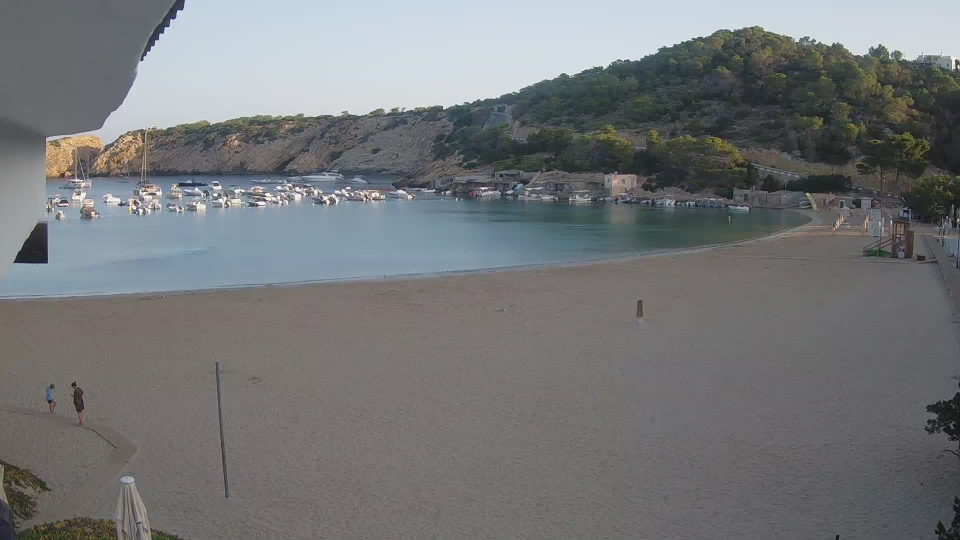
#> input picture images/1660284000.jpg, 1920 x 1080 px (shown at 1/2 size); its folder holds only this picture in this run
$ python detector_final.py
#> lines starting #> are read from the running program, lines starting #| are printed output that depends on the picture; after the words box and inside, x2 and y2 are one past the last pixel; in counts of white or black regions, pixels touching at a corner belong together
import cv2
import numpy as np
import pandas as pd
import matplotlib.pyplot as plt
import os
import json
import sys
from pathlib import Path
import argparse


def adjust_gamma(image, gamma=0.4):
    img = image.astype(np.float32) / 255.0
    img = np.power(img, gamma)
    return np.clip(img * 255.0, 0, 255).astype(np.uint8)


def get_blob_params_level(level):
    """
    Get blob detection parameters by accuracy level.

    Level 1:  Ultra loose  - catches everything, many false positives
    Level 5:  Balanced     - good trade-off between recall and precision
    Level 10: Ultra strict - high precision, may miss some people

    PARAMETER EXPLANATIONS:
    =======================

    min_area (pixels²):
        Minimum blob size to consider. People in beach images typically occupy
        300-5000 pixels depending on distance from camera. Lower values catch
        distant people but also noise; higher values miss distant/small people.

    max_area (pixels²):
        Maximum blob size. Prevents detecting large regions like umbrellas,
        beach towels, or merged groups as single entities. People rarely
        exceed 15000-20000 pixels unless very close to camera.

    min_circularity (0-1):
        Measures how close to a perfect circle: 4π × Area / Perimeter²
        - Circle = 1.0
        - Square ≈ 0.785
        - Human silhouette ≈ 0.2-0.5
        Low values accept elongated shapes (standing people, shadows).
        High values reject irregular shapes but may miss seated/lying people.

    min_convexity (0-1):
        Ratio of blob area to its convex hull area.
        - Solid shape = 1.0
        - Shape with indentations < 1.0
        People with arms out or partial occlusion have lower convexity (~0.4-0.7).
        Low values accept fragmented detections; high values require solid blobs.

    min_inertia (0-1):
        Measures elongation (ratio of minor to major axis).
        - Circle = 1.0
        - Line = 0.0
        Standing people are elongated (~0.1-0.3), sitting people rounder (~0.4-0.6).
        Low values accept standing silhouettes; high values prefer compact shapes.
    """

    blob_params = {
        # Level 1 - Ultra Loose
        # Use case: Initial exploration, ensure nothing is missed
        # Trade-off: Many false positives (rocks, debris, shadows)
        1: {
            'min_area': 30,
            'max_area': 60000,
            'min_circularity': 0.02,
            'min_convexity': 0.15,
            'min_inertia': 0.005
        },

        # Level 2 - Very Loose
        # Use case: Crowded scenes where people overlap significantly
        # Trade-off: Still catches noise, but filters extreme outliers
        2: {
            'min_area': 80,
            'max_area': 50000,
            'min_circularity': 0.05,
            'min_convexity': 0.20,
            'min_inertia': 0.01
        },

        # Level 3 - Loose
        # Use case: Distant crowds, small people in frame
        # Trade-off: Good recall for distant people, some false positives
        3: {
            'min_area': 150,
            'max_area': 40000,
            'min_circularity': 0.08,
            'min_convexity': 0.28,
            'min_inertia': 0.02
        },

        # Level 4 - Moderately Loose
        # Use case: Mixed distances, some occlusion expected
        # Trade-off: Balances distant detection with noise reduction
        4: {
            'min_area': 220,
            'max_area': 32000,
            'min_circularity': 0.12,
            'min_convexity': 0.35,
            'min_inertia': 0.035
        },

        # Level 5 - Balanced (DEFAULT)
        # Use case: General purpose, typical beach scenes
        # Trade-off: Best overall accuracy for most scenarios
        5: {
            'min_area': 300,
            'max_area': 25000,
            'min_circularity': 0.15,
            'min_convexity': 0.42,
            'min_inertia': 0.05
        },

        # Level 6 - Moderately Strict
        # Use case: Cleaner images, less noise in background
        # Trade-off: May miss some distant or partially occluded people
        6: {
            'min_area': 380,
            'max_area': 20000,
            'min_circularity': 0.20,
            'min_convexity': 0.48,
            'min_inertia': 0.07
        },

        # Level 7 - Strict
        # Use case: Close-up scenes, clear visibility
        # Trade-off: Good precision, misses distant/small people
        7: {
            'min_area': 450,
            'max_area': 17000,
            'min_circularity': 0.25,
            'min_convexity': 0.55,
            'min_inertia': 0.09
        },

        # Level 8 - Very Strict
        # Use case: High-quality images, minimal occlusion
        # Trade-off: High precision, lower recall
        8: {
            'min_area': 520,
            'max_area': 14000,
            'min_circularity': 0.30,
            'min_convexity': 0.62,
            'min_inertia': 0.11
        },

        # Level 9 - Extra Strict
        # Use case: When false positives are costly
        # Trade-off: Very few false positives, misses many true positives
        9: {
            'min_area': 600,
            'max_area': 12000,
            'min_circularity': 0.38,
            'min_convexity': 0.70,
            'min_inertia': 0.14
        },

        # Level 10 - Ultra Strict
        # Use case: Only detect very clear, well-defined people
        # Trade-off: Minimal false positives, significant missed detections
        10: {
            'min_area': 700,
            'max_area': 10000,
            'min_circularity': 0.45,
            'min_convexity': 0.78,
            'min_inertia': 0.18
        }
    }

    return blob_params.get(level, blob_params[5])


# [34 lines left out: functions get_level_name, print_blob_params_table, not called in this run]


class BeachCrowdCounter:

    def __init__(self, images_dir='images', annotations_path='coordinates.csv',
                 output_dir='outputs', params=None, level='balanced'):
        self.images_dir = images_dir
        self.annotations_path = annotations_path
        self.output_dir = output_dir

        # Load parameters
        if params is None:
            self.params = self.default_params(level)
        else:
            self.params = params

        os.makedirs(output_dir, exist_ok=True)
        self.annotations = self._load_annotations()

    def default_params(self, accuracy_level=3):
        """Default parameters with configurable blob accuracy level"""

        blob = get_blob_params_level(accuracy_level)

        return {
            'clahe_clip': 2.0,
            'gamma': 0.4,
            'gaussian_size': 5,
            'top_mask_percent': 0.45,
            'hsv_s_max': 50,
            'hsv_v_min': 100,
            'morph_size': 5,
            'adaptive_block_size': 11,
            'adaptive_c': 2,

            # Blob detection (from selected level)
            **blob
        }

    def _load_annotations(self):
        if not os.path.exists(self.annotations_path):
            print(f"Warning: Annotations file not found", file=sys.stderr)
            return pd.DataFrame()

        df = pd.read_csv(self.annotations_path, sep=';')
        return df

    def get_image_annotations(self, image_name):
        if self.annotations.empty:
            return np.array([])

        img_annotations = self.annotations[self.annotations['file'] == image_name]
        return img_annotations[['x', 'y']].values if len(img_annotations) > 0 else np.array([])

    def create_spatial_mask(self, image_shape):
        h, w = image_shape[:2]
        mask = np.ones((h, w), dtype=np.uint8) * 255
        exclude_h = int(h * self.params['top_mask_percent'])
        mask[:exclude_h, :] = 0
        return mask

    def preprocess_image(self, image):
        lab = cv2.cvtColor(image, cv2.COLOR_BGR2LAB)
        l, a, b = cv2.split(lab)

        clahe = cv2.createCLAHE(clipLimit=float(self.params['clahe_clip']),
                                tileGridSize=(8, 8))
        l_clahe = clahe.apply(l)

        lab_clahe = cv2.merge([l_clahe, a, b])
        enhanced = cv2.cvtColor(lab_clahe, cv2.COLOR_LAB2BGR)
        enhanced = adjust_gamma(enhanced, gamma=float(self.params['gamma']))

        blur_size = int(self.params['gaussian_size'])
        if blur_size % 2 == 0:
            blur_size += 1
        blurred = cv2.GaussianBlur(enhanced, (blur_size, blur_size), 0)

        mask = self.create_spatial_mask(image.shape)
        masked = blurred.copy()
        masked[mask == 0] = 0

        return masked, mask

    def blob_detection(self, image):
        hsv = cv2.cvtColor(image, cv2.COLOR_BGR2HSV)

        lower_sand = np.array([0, 0, int(self.params['hsv_v_min'])])
        upper_sand = np.array([180, int(self.params['hsv_s_max']), 255])
        sand_mask = cv2.inRange(hsv, lower_sand, upper_sand)
        non_sand_mask = cv2.bitwise_not(sand_mask)

        morph_size = int(self.params['morph_size'])
        kernel = cv2.getStructuringElement(cv2.MORPH_ELLIPSE, (morph_size, morph_size))
        non_sand_mask = cv2.morphologyEx(non_sand_mask, cv2.MORPH_OPEN, kernel)
        non_sand_mask = cv2.morphologyEx(non_sand_mask, cv2.MORPH_CLOSE, kernel)

        filtered = cv2.bitwise_and(image, image, mask=non_sand_mask)
        gray = cv2.cvtColor(filtered, cv2.COLOR_BGR2GRAY)

        block_size = int(self.params['adaptive_block_size'])
        if block_size % 2 == 0:
            block_size += 1
        thresh = cv2.adaptiveThreshold(gray, 255, cv2.ADAPTIVE_THRESH_GAUSSIAN_C,
                                       cv2.THRESH_BINARY, block_size,
                                       int(self.params['adaptive_c']))

        params = cv2.SimpleBlobDetector_Params()
        params.filterByArea = True
        params.minArea = int(self.params['min_area'])
        params.maxArea = int(self.params['max_area'])
        params.filterByCircularity = True
        params.minCircularity = float(self.params['min_circularity'])
        params.filterByConvexity = True
        params.minConvexity = float(self.params['min_convexity'])
        params.filterByInertia = True
        params.minInertiaRatio = float(self.params['min_inertia'])
        params.filterByColor = False

        detector = cv2.SimpleBlobDetector_create(params)
        keypoints = detector.detect(thresh)
        points = np.array([[kp.pt[0], kp.pt[1]] for kp in keypoints])

        return points, len(keypoints)

    # [55 lines left out: function visualize_results, not called in this run]

    def process_single_image(self, image_name, visualize=False):
        image_path = os.path.join(self.images_dir, image_name)
        if not os.path.exists(image_path):
            return None

        image = cv2.imread(image_path)
        if image is None:
            return None

        ground_truth = self.get_image_annotations(image_name)
        gt_count = len(ground_truth)

        preprocessed, mask = self.preprocess_image(image)
        detected_points, detected_count = self.blob_detection(preprocessed)

        if visualize:
            output_path = os.path.join(self.output_dir,
                                       f"{Path(image_name).stem}_result.png")
            self.visualize_results(image, preprocessed, mask, ground_truth,
                                   detected_points, output_path, image_name,
                                   gt_count, detected_count)

        mae = abs(detected_count - gt_count)
        return {
            'image': image_name,
            'ground_truth': gt_count,
            'detected': detected_count,
            'mae': mae,
            'error_percent': (mae / gt_count * 100) if gt_count > 0 else 0,
            'image_size': f"{image.shape[1]}x{image.shape[0]}"
        }

    def process_all_images(self, visualize_all=True, verbose=True):
        image_files = [f for f in os.listdir(self.images_dir)
                       if f.lower().endswith(('.jpg', '.jpeg', '.png'))]

        if not image_files:
            if verbose:
                print(f"No images found in {self.images_dir}", file=sys.stderr)
            return None

        image_files.sort()
        if verbose:
            print(f"\nProcessing {len(image_files)} images...")

        all_results = []
        for i, image_name in enumerate(image_files):
            if verbose:
                print(f"[{i + 1}/{len(image_files)}] {image_name}")
            result = self.process_single_image(image_name, visualize=visualize_all)
            if result:
                all_results.append(result)
                if verbose:
                    print(f"  GT: {result['ground_truth']} | Detected: {result['detected']} | MAE: {result['mae']}")

        results_df = pd.DataFrame(all_results)

        results_csv_path = os.path.join(self.output_dir, 'results.csv')
        results_df.to_csv(results_csv_path, index=False)

        mean_mae = results_df['mae'].mean()
        std_mae = results_df['mae'].std()
        mean_error_pct = results_df['error_percent'].mean()

        summary_stats = {
            'total_images': len(results_df),
            'mean_mae': float(mean_mae),
            'std_mae': float(std_mae),
            'mean_error_percent': float(mean_error_pct),
            'total_ground_truth': int(results_df['ground_truth'].sum()),
            'total_detected': int(results_df['detected'].sum()),
            'parameters': self.params
        }

        summary_path = os.path.join(self.output_dir, 'summary.json')
        with open(summary_path, 'w') as f:
            json.dump(summary_stats, f, indent=2)

        if verbose:
            print("\n" + "=" * 70)
            print("RESULTS SUMMARY")
            print("=" * 70)
            print(f"Mean Absolute Error: {mean_mae:.2f} ± {std_mae:.2f}")
            print(f"Mean Error Percentage: {mean_error_pct:.1f}%")
            print(f"Total People (GT): {summary_stats['total_ground_truth']}")
            print(f"Total Detected: {summary_stats['total_detected']}")
            print("=" * 70)

        if visualize_all:
            self.plot_results(results_df)

        return results_df

    # [30 lines left out: function plot_results, not called in this run]


def parse_args():
    parser = argparse.ArgumentParser(
        description='Beach Crowd Counter - Detect and count people in beach images',
        formatter_class=argparse.RawDescriptionHelpFormatter,
        epilog='''
Examples:
  python main.py                              # Run with balanced (default) params
  python main.py --level 8                   # Run with very strict detection
  python main.py --level 2 -v                # Very loose detection + visualization
  python main.py params.json                 # Load params from JSON file
  python main.py params.json --level 7       # JSON params override level

Levels:
  1  = Ultra loose       (max recall, many false positives)
  2  = Very loose
  3  = Loose
  4  = Moderately loose
  5  = Balanced (default)
  6  = Moderately strict
  7  = Strict
  8  = Very strict
  9  = Extra strict
  10 = Ultra strict      (max precision, fewer detections)
        '''
    )

    parser.add_argument(
        'params_file',
        nargs='?',
        default=None,
        help='JSON file with optimized parameters (optional)'
    )

    parser.add_argument(
        '-l', '--level',
        type=int,
        choices=range(1, 11),
        default=5,
        metavar='1-10',
        help='Detection accuracy level 1-10 (default: 5)'
    )

    parser.add_argument(
        '-v', '--visualize',
        action='store_true',
        help='Show visualization for each processed image'
    )

    parser.add_argument(
        '-q', '--quiet',
        action='store_true',
        help='Suppress verbose output'
    )

    parser.add_argument(
        '-i', '--images-dir',
        default='images',
        help='Directory containing input images (default: images)'
    )

    parser.add_argument(
        '-a', '--annotations',
        default='coordinates.csv',
        help='Path to annotations CSV file (default: coordinates.csv)'
    )

    parser.add_argument(
        '-o', '--output-dir',
        default='outputs',
        help='Directory for output files (default: outputs)'
    )

    return parser.parse_args()


def main():
    args = parse_args()

    # Determine parameters source
    params = None

    if args.params_file and args.params_file.endswith('.json'):
        # Load parameters from JSON file
        with open(args.params_file, 'r') as f:
            params = json.load(f)['best_params']
        print(f"Loaded parameters from {args.params_file}")
        print(f"Parameters: {params}")
    else:
        # Use level-based parameters
        level_names = {
            1: 'ultra loose',
            2: 'very loose',
            3: 'loose',
            4: 'moderately loose',
            5: 'balanced',
            6: 'moderately strict',
            7: 'strict',
            8: 'very strict',
            9: 'extra strict',
            10: 'ultra strict'
        }
        print(f"Using detection level: {args.level} ({level_names[args.level]})")

    # Create counter instance
    counter = BeachCrowdCounter(
        images_dir=args.images_dir,
        annotations_path=args.annotations,
        output_dir=args.output_dir,
        params=params,
        level=args.level
    )
#> (reads coordinates.csv from the repository)

    # Process images
    counter.process_all_images(
        visualize_all=args.visualize,
        verbose=not args.quiet
    )
#> in process_single_image, image is the input picture: shape (1080, 1920, 3); mean B, G, R 119.8, 118.3, 116.1
#> in preprocess_image, `l, a, b = cv2.split(lab)`:
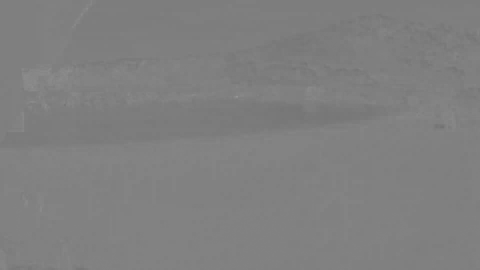
#> a: shape (1080, 1920) (shown at 1/4 size); min 113, max 159, mean 127.6
#> in preprocess_image, `enhanced = cv2.cvtColor(lab_clahe, cv2.COLOR_LAB2BGR)`:
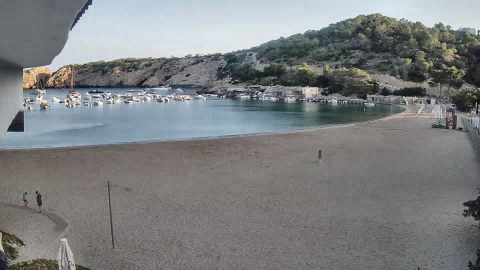
#> enhanced: shape (1080, 1920, 3) (shown at 1/4 size); mean B, G, R 128.3, 126.9, 124.5
#> in adjust_gamma, `img = np.power(img, gamma)`:
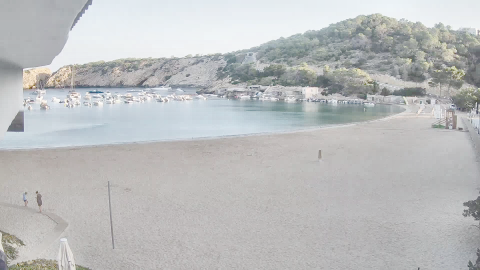
#> img: shape (1080, 1920, 3) float32 (shown at 1/4 size); mean B, G, R 0.75, 0.747, 0.74
#> in preprocess_image, `masked[mask == 0] = 0`:
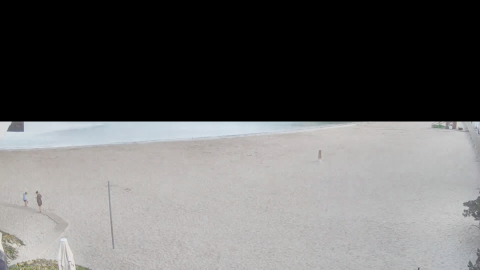
#> masked: shape (1080, 1920, 3) (shown at 1/4 size); mean B, G, R 102.2, 102.3, 102.8
#> in process_single_image, `preprocessed, mask = self.preprocess_image(image)`:
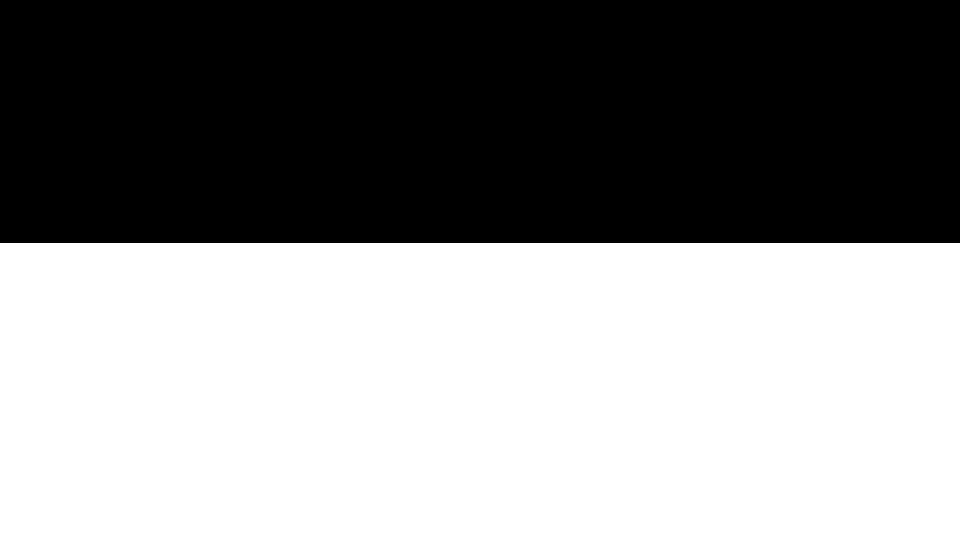
#> mask: shape (1080, 1920) (shown at 1/2 size); 55% white; 1 black region, box (x1, y1, x2, y2) and area: (0, 0, 1920, 486) 933120
#> in blob_detection, `filtered = cv2.bitwise_and(image, image, mask=non_sand_mask)`:
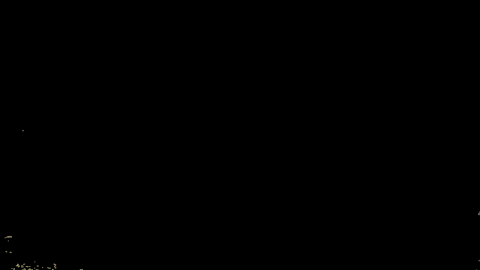
#> filtered: shape (1080, 1920, 3) (shown at 1/4 size); mean B, G, R 0.1, 0.1, 0.1
#> in blob_detection, `thresh = cv2.adaptiveThreshold(gray, 255, cv2.ADAPTIVE_THRESH_GAUSSIAN..`:
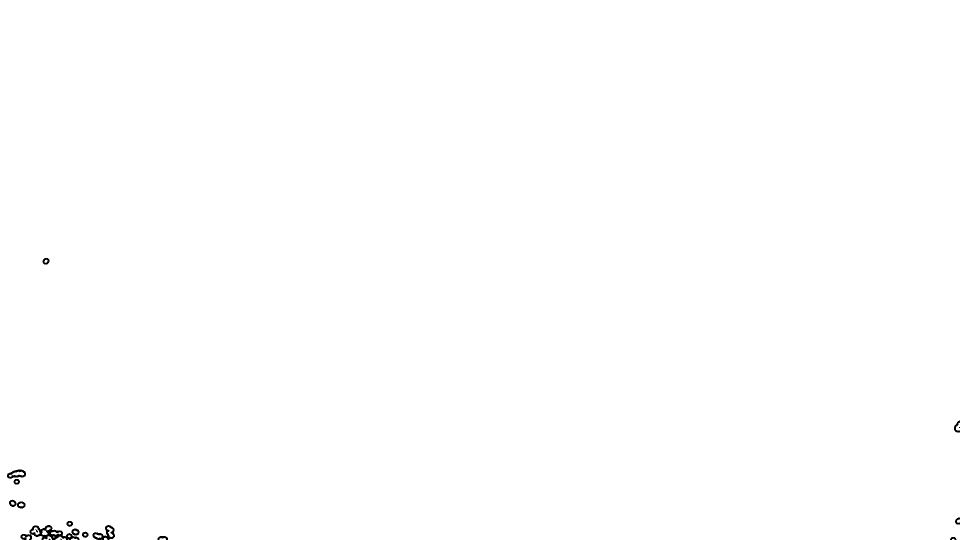
#> thresh: shape (1080, 1920) (shown at 1/2 size); 99.8% white; 17 black regions (4 under 20 px), largest, box (x1, y1, x2, y2) and area: (41, 1050, 159, 1080) 1481, (185, 1050, 230, 1080) 562, (14, 939, 52, 958) 355
#> in blob_detection, `keypoints = detector.detect(thresh)`: keypoints = 1 keypoints; (x, y, size): (33, 948, 27.7)
#> in blob_detection, `points = np.array([[kp.pt[0], kp.pt[1]] for kp in keypoints])`: points = [[33.14, 947.8]]
#> in process_single_image, `detected_points, detected_count = self.blob_detection(preprocessed)`: detected_count = 1
#> in process_all_images, `result = self.process_single_image(image_name, visualize=visualize_all)`: result = {'image': '1660284000.jpg', 'ground_truth': 2, 'detected': 1, 'mae': 1, 'error_percent': 50, 'image_size': '1920x1080'}
#|   GT: 2 | Detected: 1 | MAE: 1
#> in process_all_images, `results_df = pd.DataFrame(all_results)`: results_df = table of 1 rows and 6 columns
#> in process_all_images, `mean_mae = results_df['mae'].mean()`: mean_mae = 1
#> in process_all_images, `std_mae = results_df['mae'].std()`: std_mae = nan
#> in process_all_images, `mean_error_pct = results_df['error_percent'].mean()`: mean_error_pct = 50
#| Mean Absolute Error: 1.00 ± nan
#| Mean Error Percentage: 50.0%
#| Total People (GT): 2
#| Total Detected: 1


if __name__ == '__main__':
    main()
